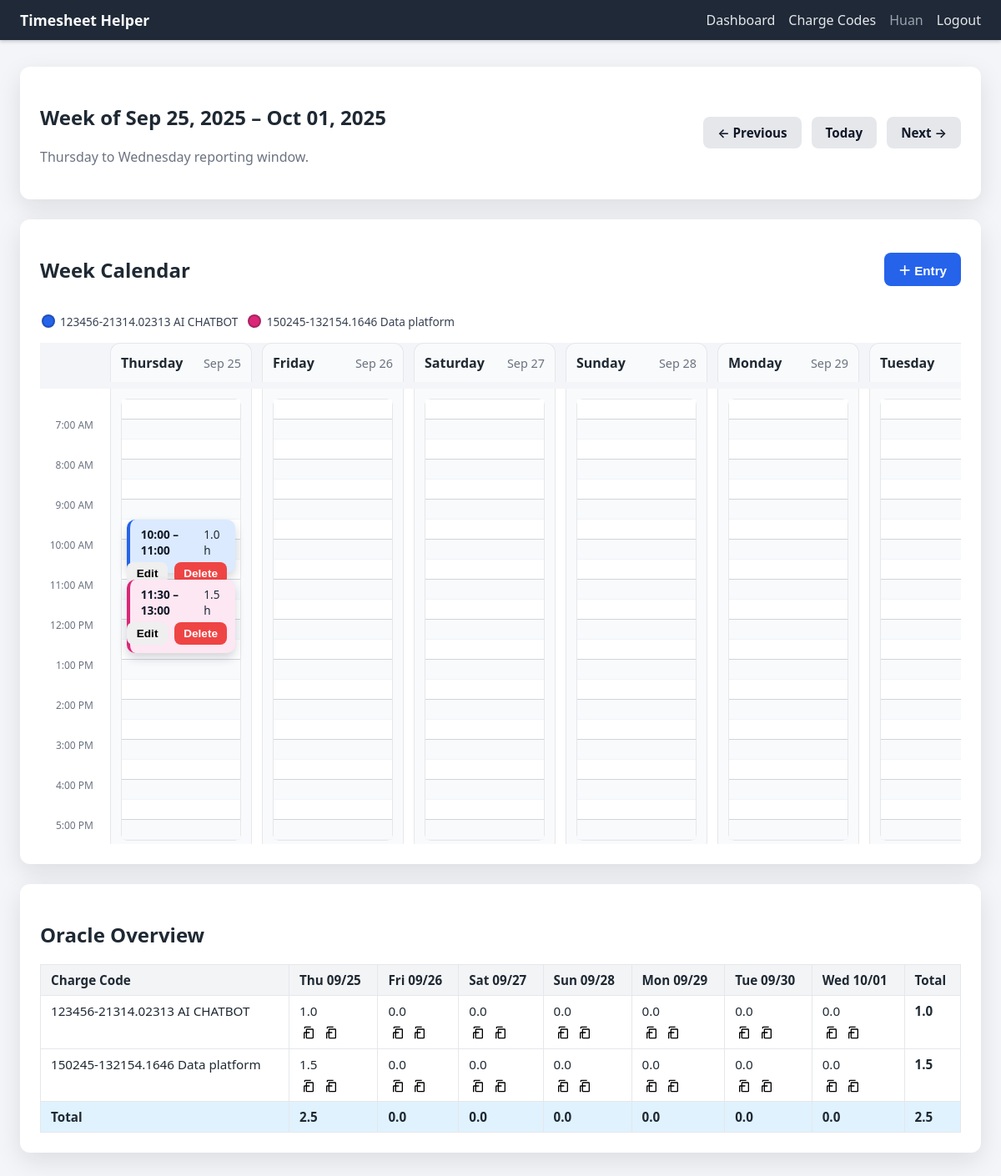
The page /dashboard?date=2025-09-25 (signed in) on the database its author committed.
### tables this page shows
CREATE TABLE users (
                id INTEGER PRIMARY KEY AUTOINCREMENT,
                email TEXT UNIQUE NOT NULL,
                name TEXT NOT NULL,
                password_hash TEXT NOT NULL,
                created_at TEXT NOT NULL
            );

CREATE TABLE charge_codes (
                id INTEGER PRIMARY KEY AUTOINCREMENT,
                user_id INTEGER NOT NULL,
                project_number TEXT NOT NULL,
                task_number TEXT NOT NULL,
                description TEXT NOT NULL DEFAULT '', is_active INTEGER NOT NULL DEFAULT 1,
                UNIQUE(user_id, project_number, task_number),
                FOREIGN KEY(user_id) REFERENCES users(id) ON DELETE CASCADE
            );

CREATE TABLE time_entries (
                id INTEGER PRIMARY KEY AUTOINCREMENT,
                user_id INTEGER NOT NULL,
                charge_code_id INTEGER NOT NULL,
                entry_date TEXT NOT NULL,
                start_time TEXT NOT NULL,
                end_time TEXT NOT NULL,
                duration_minutes INTEGER NOT NULL,
                activity_text TEXT NOT NULL,
                created_at TEXT NOT NULL,
                updated_at TEXT NOT NULL,
                FOREIGN KEY(user_id) REFERENCES users(id) ON DELETE CASCADE,
                FOREIGN KEY(charge_code_id) REFERENCES charge_codes(id) ON DELETE CASCADE
            );

### app.py (the view)
    @app.route("/dashboard")
    def dashboard():
        if g.user is None:
            return redirect(url_for("login"))
        anchor = request.args.get("date")
        try:
            anchor_date = datetime.strptime(anchor, "%Y-%m-%d").date() if anchor else date.today()
        except ValueError:
            anchor_date = date.today()
        week_start, week_end = calculate_week_bounds(anchor_date)
        entries = fetch_time_entries(g.user["id"], week_start, week_end)
        raw_codes = list_charge_codes(g.user["id"])
        color_count = len(CHARGE_COLOR_CLASSES) or 1
        charge_color_map: Dict[int, str] = {}
        active_charge_codes = []
        for index, row in enumerate(raw_codes):
            color_class = CHARGE_COLOR_CLASSES[index % color_count]
            charge_color_map[row["id"]] = color_class
            if row["is_active"]:
                active_charge_codes.append(
                    {
                        "id": row["id"],
                        "project_number": row["project_number"],
                        "task_number": row["task_number"],
                        "description": row["description"],
                        "color_class": color_class,
                    }
                )
        display_start_minutes = 7 * 60
        display_end_minutes = 18 * 60
        slot_minutes = DEFAULT_CALENDAR_SLOT_MINUTES
        grouped = group_entries_for_calendar(
            entries,
            charge_color_map,
            window_start=display_start_minutes,
            window_end=display_end_minutes,
        )
        overview = build_week_overview(entries, week_start, week_end)
        week_days = [week_start + timedelta(days=i) for i in range(7)]
        prev_week = week_start - timedelta(days=7)
        next_week = week_start + timedelta(days=7)
        today = date.today()
        time_slots = list(range(display_start_minutes, display_end_minutes, slot_minutes))
        slot_count = len(time_slots)
        return render_template(
            "dashboard.html",
            user=g.user,
            week_start=week_start,
            week_end=week_end,
            calendar_entries=grouped,
            overview=overview,
            charge_codes=active_charge_codes,
            week_days=week_days,
            anchor_date=anchor_date,
            prev_week=prev_week,
            next_week=next_week,
            today=today,
            time_slots=time_slots,
            calendar_slot_minutes=slot_minutes,
            slot_count=slot_count,
            slot_height=DEFAULT_CALENDAR_SLOT_HEIGHT,
            display_start_minutes=display_start_minutes,
        )

### app.py (called while the page is built)
def minutes_to_label(total_minutes: int) -> str:
    minutes = int(total_minutes)
    hours, mins = divmod(minutes, 60)
    return f"{hours:02d}:{mins:02d}"

def minutes_to_ampm(total_minutes: int) -> str:
    minutes = int(total_minutes)
    hours, mins = divmod(minutes, 60)
    suffix = "AM" if hours < 12 else "PM"
    hour12 = hours % 12 or 12
    return f"{hour12}:{mins:02d} {suffix}"

def create_app() -> Flask:
    app = Flask(__name__)
    app.config.update(
        SECRET_KEY="change-me",
        DATABASE=str(DATABASE_PATH),
    )
    app.jinja_env.filters["minutes_to_label"] = minutes_to_label
    app.jinja_env.filters["minutes_to_ampm"] = minutes_to_ampm
    Path(app.config["DATABASE"]).parent.mkdir(parents=True, exist_ok=True)
    @app.before_request
    def load_logged_in_user() -> None:
        g.db = get_db()
        user_id = session.get("user_id")
        if user_id is None:
            g.user = None
        else:
            g.user = get_user_by_id(user_id)
    @app.teardown_appcontext
    def close_db(exception: Optional[BaseException]) -> None:  # pragma: no cover - teardown
        db = g.pop("db", None)
        if db is not None:
            db.close()
    register_routes(app)
    with app.app_context():
        init_db()
    return app

def get_db() -> sqlite3.Connection:
    if "db" not in g:
        conn = sqlite3.connect(current_app.config["DATABASE"])
        conn.row_factory = sqlite3.Row
        g.db = conn
    return g.db

def get_user_by_id(user_id: int) -> Optional[sqlite3.Row]:
    return g.db.execute("SELECT * FROM users WHERE id = ?", (user_id,)).fetchone()

def list_charge_codes(user_id: int):
    rows = g.db.execute(
        """
        SELECT id, project_number, task_number, description, is_active
        FROM charge_codes
        WHERE user_id = ?
        ORDER BY project_number, task_number
        """,
        (user_id,),
    ).fetchall()
    return rows

def parse_time_str(value: str) -> time:
    return datetime.strptime(value, "%H:%M").time()

def time_to_minutes(value: str) -> int:
    parsed = parse_time_str(value)
    return parsed.hour * 60 + parsed.minute

def calculate_week_bounds(anchor: date) -> Tuple[date, date]:
    days_back = (anchor.weekday() - 3) % 7
    start = anchor - timedelta(days=days_back)
    end = start + timedelta(days=6)
    return start, end

### templates/dashboard.html (shortened to what this page needs)
{% extends "base.html" %}
{% block content %}
<section class="card">
    <header class="card-header">
        <div>
            <h1>Week of {{ week_start.strftime('%b %d, %Y') }} – {{ week_end.strftime('%b %d, %Y') }}</h1>
            <p class="muted">Thursday to Wednesday reporting window.</p>
        </div>
        <div class="week-nav">
            <a class="btn secondary" href="{{ url_for('dashboard', date=prev_week.isoformat()) }}">&larr; Previous</a>
            <a class="btn secondary" href="{{ url_for('dashboard', date=today.isoformat()) }}">Today</a>
            <a class="btn secondary" href="{{ url_for('dashboard', date=next_week.isoformat()) }}">Next &rarr;</a>
        </div>
    </header>
</section>
<section class="card calendar-card">
    <header class="calendar-header">
        <h2>Week Calendar</h2>
        <button type="button"
                class="btn primary"
                id="add-entry-button"
                {% if not charge_codes %}disabled{% endif %}>
            ＋ Entry
        </button>
    </header>
    {% if charge_codes %}
        <div class="calendar-scroll">
            <div class="charge-legend">
                {% for code in charge_codes %}
                <span class="legend-item">
                    <span class="legend-swatch {{ code.color_class }}"></span>
                    <span class="legend-label">{{ code.project_number }}-{{ code.task_number }} {{ code.description }}</span>
                </span>
                {% endfor %}
            </div>
            <div class="calendar-headings">
                <div class="spacer"></div>
                {% for day in week_days %}
                <div class="calendar-day-heading">
                    <span class="day-name">{{ day.strftime('%A') }}</span>
                    <span class="day-date">{{ day.strftime('%b %d') }}</span>
                </div>
                {% endfor %}
            </div>
            <div class="calendar-grid" data-interval="{{ calendar_slot_minutes }}" style="--slot-height: {{ slot_height }}px;">
                <div class="time-labels" style="grid-template-rows: repeat({{ slot_count }}, var(--slot-height));">
                    {% for minute in time_slots %}
                    <div class="time-label">
                        {% if minute % 60 == 0 %}
                        {{ minute|minutes_to_ampm }}
                        {% endif %}
                    </div>
                    {% endfor %}
                </div>
                {% for day in week_days %}
                {% set day_key = day.isoformat() %}
                <div class="calendar-day" data-date="{{ day_key }}">
                    <div class="calendar-body" style="--slot-count: {{ slot_count }};">
                        <div class="slot-column" style="grid-template-rows: repeat({{ slot_count }}, var(--slot-height));">
                            {% for minute in time_slots %}
                            <div class="time-slot {% if minute % 60 == 0 %}hour{% endif %}"
                                 data-date="{{ day_key }}"
                                 data-minute="{{ minute }}"
                                 data-time-label="{{ minute|minutes_to_label }}">
                            </div>
                            {% endfor %}
                        </div>
                        <div class="entries-layer">
                            {% for entry in calendar_entries.get(day_key, []) %}
                            <article class="entry-block {{ entry.color_class }}"
                                     style="top: calc(var(--slot-height) * {{ (entry.relative_start_minutes / calendar_slot_minutes)|round(4) }}); height: calc(var(--slot-height) * {{ (entry.relative_duration_minutes / calendar_slot_minutes)|round(4) }});"
                                     title="{{ entry.start_time }} - {{ entry.end_time }} · {{ entry.charge_code_label }} · {{ entry.activity_text }}">
                                <header>
                                    <span class="time-range">{{ entry.start_time }} – {{ entry.end_time }}</span>
                                    <span class="hours">{{ (entry.duration_minutes / 60)|round(2) }} h</span>
                                </header>
                                <footer class="entry-actions">
                                    <button type="button"
                                            class="btn small edit-entry"
                                            data-entry-id="{{ entry.id }}"
                                            data-entry-date="{{ entry.entry_date }}"
                                            data-start-time="{{ entry.start_time }}"
                                            data-end-time="{{ entry.end_time }}"
                                            data-charge-code-id="{{ entry.charge_code_id }}"
                                            data-activity-text="{{ entry.activity_text }}">
                                        Edit
                                    </button>
                                    <form method="post"
                                          action="{{ url_for('delete_entry', entry_id=entry.id) }}">
                                        <button type="submit" class="btn small danger">Delete</button>
                                    </form>
                                </footer>
                            </article>
                            {% endfor %}
                        </div>
                    </div>
                </div>
                {% endfor %}
            </div>
        </div>
    {% else %}
    <p class="muted">
        Add a charge code before logging time.
        <a href="{{ url_for('charge_codes') }}">Manage charge codes</a>.
    </p>
    {% endif %}
</section>
<section class="card overview-card">
    <h2>Oracle Overview</h2>
    {% if overview.rows %}
    <div class="table-container">
        <table class="data-table">
            <thead>
                <tr>
                    <th>Charge Code</th>
                    {% for day in week_days %}
                    <th>{{ day.strftime('%a %m/%d') }}</th>
                    {% endfor %}
                    <th>Total</th>
                </tr>
            </thead>
            <tbody>
                {% for row in overview.rows %}
                <tr>
                    <td class="charge-label">{{ row.label }}</td>
                    {% for day in week_days %}
                    {% set day_key = day.isoformat() %}
                    {% set cell = row.cells[day_key] %}
                    <td>
                        <div class="hours">{{ cell.hours }}</div>
                        <div class="cell-actions">
                            <button type="button"
                                    class="icon-btn comment-toggle"
                                    title="View activity details"
                                    data-comments='{{ cell.comments | tojson | e }}'
                                    data-day-label="{{ day.strftime('%a %m/%d') }}"
                                    data-charge-label="{{ row.label }}">
                                <img src="{{ url_for('static', filename='icons/view.svg') }}" alt="View" class="icon-img">
                            </button>
                            <button type="button"
                                    class="icon-btn copy-cell"
                                    title="Copy activity"
                                    data-copy-comments='{{ cell.comments | tojson | e }}'>
                                <img src="{{ url_for('static', filename='icons/copy.svg') }}" alt="Copy" class="icon-img">
                            </button>
                        </div>
                    </td>
                    {% endfor %}
                    <td class="total">{{ row.total }}</td>
                </tr>
                {% endfor %}
            </tbody>
            <tfoot>
                <tr>
                    <th>Total</th>
                    {% for day in week_days %}
                    <th>{{ overview.day_totals[day.isoformat()] }}</th>
                    {% endfor %}
                    <th>{{ overview.week_total }}</th>
                </tr>
            </tfoot>
        </table>
    </div>
    {% else %}
    <p class="muted">No time entries this week yet.</p>
    {% endif %}
</section>
{% endblock %}

### templates/base.html (shortened to what this page needs)
<!doctype html>
<html lang="en">
<head>
    <link rel="stylesheet" href="{{ url_for('static', filename='style.css') }}">
</head>
<body>
<header class="app-header">
    <nav class="nav-bar">
        <div class="brand">
            <a href="{{ url_for('dashboard') }}">Timesheet Helper</a>
        </div>
        <div class="nav-links">
            {% if g.user %}
            <a href="{{ url_for('dashboard') }}">Dashboard</a>
            <a href="{{ url_for('charge_codes') }}">Charge Codes</a>
            <span class="user-name">{{ g.user['name'] }}</span>
            <a href="{{ url_for('logout') }}">Logout</a>
            {% else %}
            <a href="{{ url_for('login') }}">Login</a>
            <a href="{{ url_for('register') }}">Register</a>
            {% endif %}
        </div>
    </nav>
</header>
<main class="app-container">
    {% block content %}{% endblock %}
</main>
</body>
</html>

### rows shown on the page
users: user.name "Huan"
charge_codes: project_number "123456", task_number "21314.02313", description "AI CHATBOT"
charge_codes: project_number "150245", task_number "132154.1646", description "Data platform"
time_entries: start_time "10:00", end_time "11:00", (entry.duration_minutes/60)|round(2) "1.0"
time_entries: start_time "11:30", end_time "13:00", (entry.duration_minutes/60)|round(2) "1.5"

### other values the page prints
{{ week_start.strftime('%b %d, %Y') }} "Sep 25, 2025"
{{ week_end.strftime('%b %d, %Y') }} "Oct 01, 2025"
{{ day.strftime('%A') }} "Thursday" "Friday" "Saturday" "Sunday" "Monday" "Tuesday"
{{ day.strftime('%b %d') }} "Sep 25" "Sep 26" "Sep 27" "Sep 28" "Sep 29"
{{ minute|minutes_to_ampm }} "7:00 AM" "8:00 AM" "9:00 AM" "10:00 AM" "11:00 AM" "12:00 PM" "1:00 PM" "2:00 PM" "3:00 PM" "4:00 PM" "5:00 PM"
{{ day.strftime('%a %m/%d') }} "Thu 09/25" "Fri 09/26" "Sat 09/27" "Sun 09/28" "Mon 09/29" "Tue 09/30" "Wed 10/01"
{{ row.label }} "123456-21314.02313 AI CHATBOT" "150245-132154.1646 Data platform"
{{ cell.hours }} "1.0" "0.0" "0.0" "0.0" "0.0" "0.0" "0.0" "1.5" "0.0" "0.0" "0.0" "0.0" "0.0" "0.0"
{{ row.total }} "1.0" "1.5"
{{ overview.day_totals[day.isoformat()] }} "2.5" "0.0" "0.0" "0.0" "0.0" "0.0" "0.0"
{{ overview.week_total }} "2.5"
